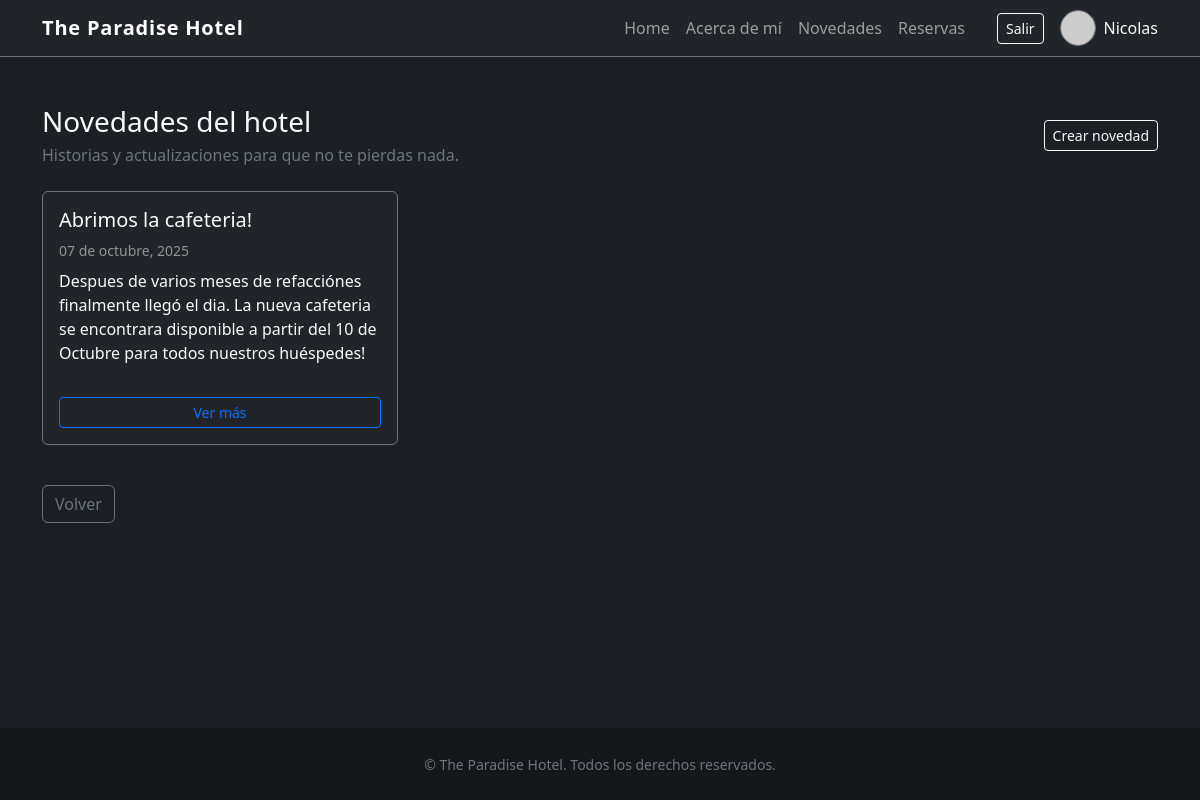
/pages/ (signed in), run on an earlier commit of the app's database.
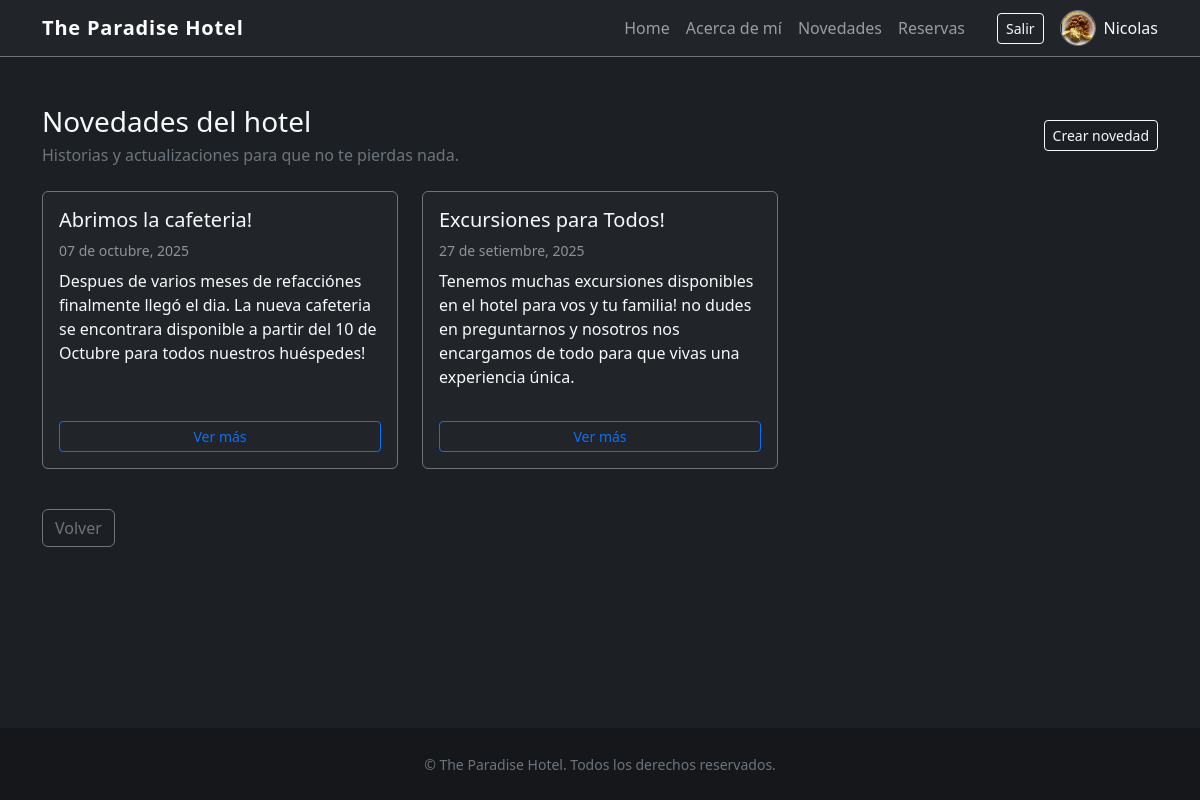
And on a later commit of the database.
### Paginas/models.py (models this page shows, shortened)
class Pagina(models.Model):
    titulo = models.CharField(max_length=150)
    slug = models.SlugField(max_length=160, unique=True)
    extracto = models.CharField(max_length=250)
    contenido = models.TextField()
    imagen_portada = models.ImageField(upload_to="paginas/", blank=True)
    fecha_publicacion = models.DateField()
    autor = models.ForeignKey(
        settings.AUTH_USER_MODEL,
        on_delete=models.SET_NULL,
        null=True,
        blank=True,
        related_name="paginas",
    )
    destacada = models.BooleanField(default=False)
    creado = models.DateTimeField(auto_now_add=True)
    actualizado = models.DateTimeField(auto_now=True)
    class Meta:
        ordering = ["-fecha_publicacion", "-creado"]
        verbose_name = "página"
        verbose_name_plural = "páginas"
    def get_absolute_url(self):
        return f"/pages/{self.slug}/"

### Cuentas/models.py (models this page shows, shortened)
class Perfil(models.Model):
    user = models.OneToOneField(
        settings.AUTH_USER_MODEL,
        on_delete=models.CASCADE,
        related_name="perfil",
    )
    avatar = models.ImageField(upload_to=avatar_upload_to, blank=True, null=True)
    cargo = models.CharField(max_length=100, blank=True)
    actualizado = models.DateTimeField(auto_now=True)
    class Meta:
        verbose_name = "perfil"
        verbose_name_plural = "perfiles"
    def avatar_url(self):
        if self.avatar:
            return self.avatar.url
        nombre = self.user.get_full_name() or self.user.get_username()
        return "https://ui-avatars.com/api/?background=262b33&color=f8f9fa&name=" + quote_plus(nombre)

### Paginas/views.py (the view)
# urls.py: path("pages/", PaginaListView.as_view(), name="lista"),
class PaginaListView(ListView):
    model = Pagina
    template_name = "paginas/pagina_list.html"
    context_object_name = "paginas"
    paginate_by = 6

### Cuentas/context_processors.py (called while the page is built)
def perfil_actual(request):
    if not request.user.is_authenticated:
        return {}
    perfil, _ = Perfil.objects.get_or_create(user=request.user)
    return {"perfil_actual": perfil}

### Paginas/templates/paginas/pagina_list.html (shortened to what this page needs)
{% extends "base.html" %}
{% block content %}
<section class="row">
    <div class="col-12 mb-4">
        <div class="d-flex flex-column flex-md-row align-items-md-center justify-content-md-between gap-3">
            <div>
                <h1 class="h3 mb-1">Novedades del hotel</h1>
                <p class="text-secondary mb-0">Historias y actualizaciones para que no te pierdas nada.</p>
            </div>
            <div>
                {% if request.user.is_authenticated %}
                    <a href="{% url 'paginas:crear' %}" class="btn btn-outline-light btn-sm">Crear novedad</a>
                {% else %}
                    <a href="#" class="btn btn-outline-light btn-sm disabled" aria-disabled="true">Iniciá sesión para crear</a>
                {% endif %}
            </div>
        </div>
    </div>
    {% if paginas %}
        {% for pagina in paginas %}
            <div class="col-md-6 col-lg-4 mb-4">
                <article class="card bg-dark h-100 border-secondary text-light">
                    <div class="card-body d-flex flex-column">
                        <h2 class="h5 text-light">{{ pagina.titulo }}</h2>
                        <p class="text-white-50 small mb-2">{{ pagina.fecha_publicacion|date:"d \d\e F, Y" }}</p>
                        <p class="flex-grow-1">{{ pagina.extracto }}</p>
                        <a href="{{ pagina.get_absolute_url }}" class="btn btn-outline-primary btn-sm mt-3">Ver más</a>
                    </div>
                </article>
            </div>
        {% endfor %}
    {% else %}
        <div class="col-12">
            <div class="alert alert-secondary">No hay novedades aún. ¡Pronto tendremos noticias!</div>
        </div>
    {% endif %}
    <div class="col-12 mt-3">
        <a href="{% url 'home' %}" class="btn btn-outline-secondary">Volver</a>
    </div>
</section>
{% endblock %}

### HotelApp/Templates/base.html (shortened to what this page needs)
<!DOCTYPE html>
<html lang="es">
<head>
    <link href="https://cdn.jsdelivr.net/npm/bootstrap@5.3.0/dist/css/bootstrap.min.css" rel="stylesheet">
</head>
<body class="d-flex flex-column min-vh-100">
    <header class="border-bottom border-secondary">
        <nav class="navbar navbar-expand-lg navbar-dark bg-dark">
            <div class="container">
                <a class="navbar-brand" href="{% url 'home' %}">The Paradise Hotel</a>
                <div class="collapse navbar-collapse" id="navbarMain">
                    <ul class="navbar-nav ms-auto align-items-lg-center">
                        <li class="nav-item">
                            <a class="nav-link" href="{% url 'home' %}">Home</a>
                        </li>
                        <li class="nav-item">
                            <a class="nav-link" href="{% url 'paginas:about' %}">Acerca de mí</a>
                        </li>
                        <li class="nav-item">
                            <a class="nav-link" href="{% url 'paginas:lista' %}">Novedades</a>
                        </li>
                        <li class="nav-item">
                            <a class="nav-link" href="{% url 'lista_reservas' %}">Reservas</a>
                        </li>
                        {% if request.user.is_authenticated %}
                            <li class="nav-item ms-lg-4">
                                <div class="d-flex align-items-center gap-3">
                                    <form action="{% url 'cuentas:logout' %}" method="post" class="d-inline">
                                        <button type="submit" class="btn btn-outline-light btn-sm">Salir</button>
                                    </form>
                                    <a class="d-flex align-items-center gap-2 text-decoration-none" href="{% url 'cuentas:perfil' %}">
                                        <img src="{{ perfil_actual.avatar_url }}" alt="Avatar de {{ request.user.username }}" class="nav-avatar">
                                        <span class="text-light">{{ request.user.first_name|default:request.user.username }}</span>
                                    </a>
                                </div>
                            </li>
                        {% else %}
                            <li class="nav-item ms-lg-4 d-flex gap-2">
                                <a class="btn btn-outline-light btn-sm" href="{% url 'cuentas:login' %}">Ingresar</a>
                                <a class="btn btn-primary btn-sm" href="{% url 'cuentas:registro' %}">Registrarme</a>
                            </li>
                        {% endif %}
                    </ul>
                </div>
            </div>
        </nav>
    </header>
    <main class="container flex-grow-1 py-5">
        {% block content %}
        {% endblock %}
    </main>
    <footer class="py-4 mt-auto text-center">
        <div class="container">
            <small class="text-secondary">&copy; {{ now|date:"Y" }} The Paradise Hotel. Todos los derechos reservados.</small>
        </div>
    </footer>
</body>
</html>

What changed in the data, as far as the page shows it:
now on this page (row edited): Perfil: avatar_url (picture)
added Pagina: titulo "Excursiones para Todos!", fecha_publicacion "27 de setiembre, 2025", extracto "Tenemos muchas excursiones disponibles en el hotel para vos y tu familia! no dudes en preguntarnos y nosotros nos encargamos de todo para que vivas una experiencia única."
